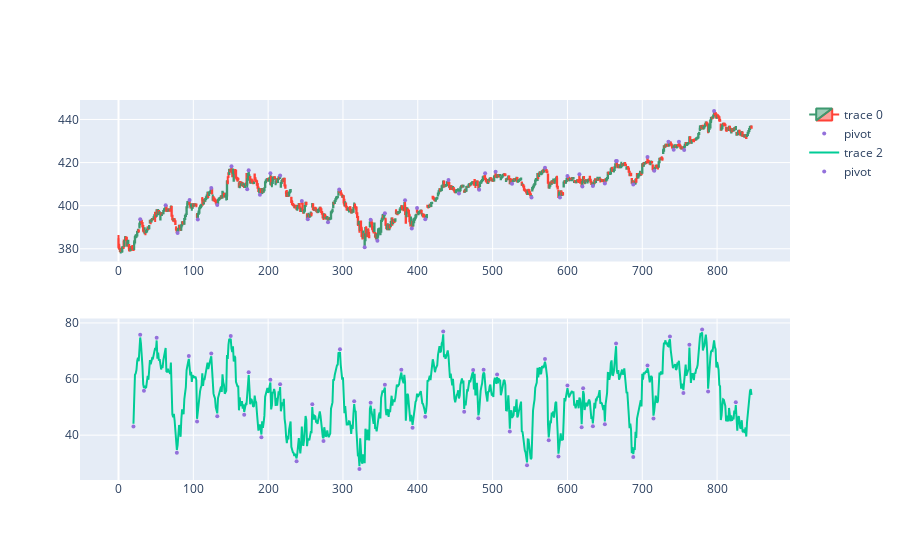

Notebook code cell kept with this figure:
### Code cell
fig = make_subplots(rows=2, cols=1)
fig.append_trace(go.Candlestick(x=data.index,
                open=data['open'],
                high=data['high'],
                low=data['low'],
                close=data['close']), row=1, col=1)

fig.add_scatter(x=data.index, y=data['pointpos'], mode="markers",
                marker=dict(size=4, color="MediumPurple"),
                name="pivot", row=1, col=1)

fig.append_trace(go.Scatter(x=data.index, y=data['RSI']), row=2, col=1)
fig.add_scatter(x=data.index, y=data['RSIpointpos'], mode="markers",
                marker=dict(size=4, color="MediumPurple"),
                name="pivot", row=2, col=1)


fig.update_layout(xaxis_rangeslider_visible=False)
fig.show()

### Figure 1 — Plotly figure (JSON) as saved in the notebook; plotly's stock layout.template omitted (floating-point values rounded to 4 significant figures; data arrays with more than 128 entries replaced by an {"elided": "..."} marker saying what was removed)
{"data": [{"close": {"elided": "847 float values"}, "high": {"elided": "847 float values"}, "low": {"elided": "847 float values"}, "open": {"elided": "847 float values"}, "type": "candlestick", "x": {"elided": "847 int values"}, "xaxis": "x", "yaxis": "y"}, {"marker": {"color": "MediumPurple", "size": 4}, "mode": "markers", "name": "pivot", "type": "scatter", "x": {"elided": "847 int values"}, "xaxis": "x", "y": {"elided": "847 float values"}, "yaxis": "y"}, {"type": "scatter", "x": {"elided": "847 int values"}, "xaxis": "x2", "y": {"elided": "847 float values"}, "yaxis": "y2"}, {"marker": {"color": "MediumPurple", "size": 4}, "mode": "markers", "name": "pivot", "type": "scatter", "x": {"elided": "847 int values"}, "xaxis": "x2", "y": {"elided": "847 float values"}, "yaxis": "y2"}], "layout": {"xaxis": {"anchor": "y", "domain": [0, 1], "rangeslider": {"visible": false}}, "xaxis2": {"anchor": "y2", "domain": [0, 1]}, "yaxis": {"anchor": "x", "domain": [0.575, 1]}, "yaxis2": {"anchor": "x2", "domain": [0, 0.425]}}}
